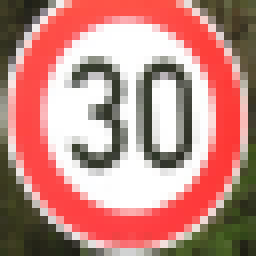
#> input picture Project2_TrafficSign/tahmin/1.png, 32 x 32 px (shown 8 times larger); its folder holds 3 pictures in this run
$ jupyter execute --allow-errors Traffic_Sign.ipynb   (shell and % lines are left out)
#> lines starting #> are read from the running program, lines starting #| are printed output that depends on the picture
[cell 1]
import pickle

training_file = 'data/train.p'
validation_file = 'data/validate.p'
testing_file = 'data/test.p'

#> (the rest of this cell did not finish here and is left out)

[cell 2]
import numpy as np

#> (the rest of this cell did not finish here and is left out)

#> (a cell that did not finish here is left out)

#> (a cell that did not finish here is left out)

[cell 5]
### Preprocess images: normalize images from [0,255] to [0,1], and gray scale it
### Rationale: although colors in the traffic sign are important in real world for people to recoganize
###            different signs, traffic signs are also different in their shapes and contents. We can
###            ignore colors in this problem because signs in our training set are differentiable from
###            their contents and shapes.
import numpy as np
import cv2

def reshape_raw_images(imgs):
    """Given 4D images (number, heigh, weight, channel), this
    function grayscales and returns (number, height, weight, 1) images"""
    def gray(src):
        if src.dtype == np.uint8:
            src = np.array(src/255.0, dtype=np.float32)
        dst = cv2.cvtColor(src, cv2.COLOR_RGB2GRAY)
        return dst.reshape(32,32,1)
    norms = [gray(img) for img in imgs]
    return np.array(norms)

#> (the rest of this cell did not finish here and is left out)

#> (a cell that did not finish here is left out)

[cell 7]
### Architecture:
###   I adapted LeNet architecture: Two convolutional layers followed by one flatten layer and three
###   fully connected linear layers.
###
###   convolution 1: 32x32x1  -> 28x28x12 -> relu -> 14x14x12 (pooling)
###   convolution 2: 14x14x12 -> 10x10x25 -> relu -> 5x5x25   (pooling)
###         flatten: 5x5x25   -> 625
###        drop out: 625      -> 625
###          linear: 625      -> 300
###          linear: 300      -> 150
###          linear: 150      -> 43

### Experiment shows that
### 1. drop out has positive impact on the accuracy
### 2. longer depth (to some extent) on convolution filter has better accuracy

import tensorflow as tf

mu, sigma = 0, 0.1

# [55 lines left out: functions conv, linear, classifier, not called in this run]

[cell 8]
### Define the model and its input

from sklearn.utils import shuffle

#> (the rest of this cell did not finish here and is left out)

#> (a cell that did not finish here is left out)

[cell 10]
import time

#> (the rest of this cell did not finish here and is left out)

[cell 11]
### training
### Training the model use adam optimizer to minimize the cross entropy (loss)
from sklearn.model_selection import train_test_split

# Define training parameters
epoch = 10
batch_size = 64
rate = 0.001

# Training pipepline
#> (the rest of this cell did not finish here and is left out)

#> (a cell that did not finish here is left out)

[cell 13]
from PIL import Image
def read_file_to_32x32_array(file):
#> called with file = 'tahmin/1.png'
    x = Image.open(file).convert("RGB")
#> x is the input picture: PIL image 32x32 RGB; mean R, G, B 192.6, 137.6, 129.9
#> call 2 of read_file_to_32x32_array, with file = 'tahmin/2.png'
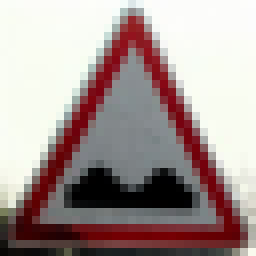
#> input picture Project2_TrafficSign/tahmin/2.png, 32 x 32 px (shown 8 times larger)
#> in read_file_to_32x32_array, x is the input picture: PIL image 32x32 RGB; mean R, G, B 167.6, 152, 149.4
#> call 3 of read_file_to_32x32_array, with file = 'tahmin/3.png'
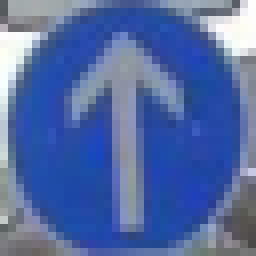
#> input picture Project2_TrafficSign/tahmin/3.png, 32 x 32 px (shown 8 times larger)
#> in read_file_to_32x32_array, x is the input picture: PIL image 32x32 RGB; mean R, G, B 82.6, 106.6, 164.2
#> in reshape_raw_images, `norms = [gray(img) for img in imgs]`: norms = 3 items
    x = x.resize((32,32))
    return np.array(x)


# Here is a function to predict images and output human readable sign names
def predict(features, human_readable=False):
    with tf.Session() as sess:
        saver.restore(sess, model_file)
        results = sess.run(tf.argmax(logits, 1), {x : features, keep_prob:1.0})
        if human_readable:
            results = [signname[n] for n in results]
        return results

import cv2
import os
while True:
    """
    first = 'tahmin/'

    yol = input('Resim yolu giriniz... ')
    first = first + yol
    print(first)
    if yol == 'quit':
        break
    """

    folder = "tahmin"
    files = [f for f in os.listdir(folder) if f.endswith("png") or f.endswith("jpg")]
    paths = [os.path.join(folder, f) for f in files]
    my_labels = [int(f.split('.')[0]) for f in files]

    my_images = np.array([read_file_to_32x32_array(f) for f in paths])
    my_features = reshape_raw_images(my_images)

    predict(my_features, True)
#> (the call stopped at in predict, `with tf.Session() as sess:`: tensorflow is not available in this run)
                         # [5 lines of commented-out code are left out]
    """
    my_images = np.array([read_file_to_32x32_array(yol)])
    my_features = reshape_raw_images(my_images)
    plt.plot(my_images)

    """
